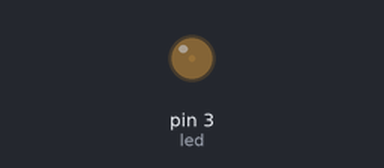
A sketch run on a simulated Arduino Uno, built with avr-gcc and run on an emulated ATmega328P. On the bench: output pins drawn as LEDs (lit = HIGH).

Above: at 0.05 s.
At 1.25 s:
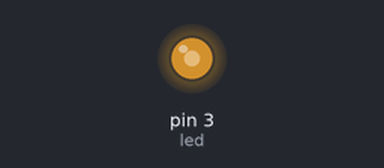
At 1.85 s:
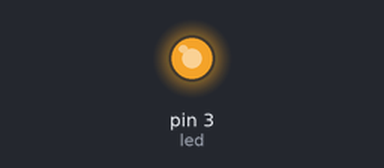
At 3.65 s:
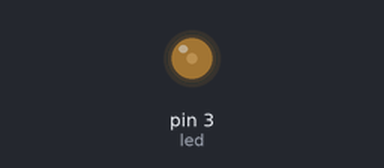
Timing chart, 0 to 5.3 s (numbered marks = the images above):
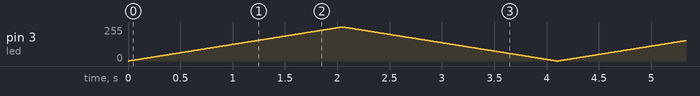

The sketch:

Setting_brightness_of_led_by_PWM.ino
```cpp
int led = 3;

void setup()
{
  pinMode(led, OUTPUT);
}

void loop()
{
  for(int brightness = 0; brightness <= 255; brightness++)
  {
     analogWrite(led, brightness);
     delay(8);
  }
  for(int brightness = 255; brightness >= 0; brightness--)
  {
     analogWrite(led, brightness);
     delay(8);
  }
}
```
